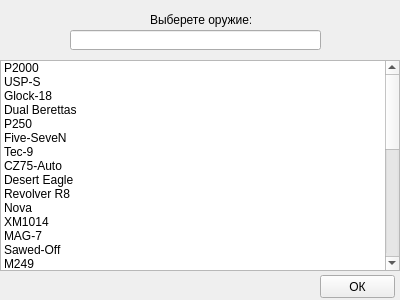
<?xml version="1.0" encoding="UTF-8"?>
<ui version="4.0">
 <class>Form</class>
 <widget class="QWidget" name="Form">
  <property name="geometry">
   <rect>
    <x>0</x>
    <y>0</y>
    <width>400</width>
    <height>300</height>
   </rect>
  </property>
  <property name="sizePolicy">
   <sizepolicy hsizetype="Fixed" vsizetype="Fixed">
    <horstretch>0</horstretch>
    <verstretch>0</verstretch>
   </sizepolicy>
  </property>
  <property name="minimumSize">
   <size>
    <width>400</width>
    <height>300</height>
   </size>
  </property>
  <property name="maximumSize">
   <size>
    <width>400</width>
    <height>300</height>
   </size>
  </property>
  <property name="windowTitle">
   <string>Выбор оружия</string>
  </property>
  <widget class="QListWidget" name="weapons_list">
   <property name="geometry">
    <rect>
     <x>0</x>
     <y>60</y>
     <width>400</width>
     <height>211</height>
    </rect>
   </property>
   <item>
    <property name="text">
     <string>P2000</string>
    </property>
    <property name="icon">
     <iconset>
      <normaloff>../icons/p2000.png</normaloff>../icons/p2000.png</iconset>
    </property>
   </item>
   <item>
    <property name="text">
     <string>USP-S</string>
    </property>
    <property name="icon">
     <iconset>
      <normaloff>../icons/USP-S.png</normaloff>../icons/USP-S.png</iconset>
    </property>
   </item>
   <item>
    <property name="text">
     <string>Glock-18</string>
    </property>
    <property name="icon">
     <iconset>
      <normaloff>../icons/Glock-18.png</normaloff>../icons/Glock-18.png</iconset>
    </property>
   </item>
   <item>
    <property name="text">
     <string>Dual Berettas</string>
    </property>
    <property name="icon">
     <iconset>
      <normaloff>../icons/Dual Berettas.png</normaloff>../icons/Dual Berettas.png</iconset>
    </property>
   </item>
   <item>
    <property name="text">
     <string>P250</string>
    </property>
    <property name="icon">
     <iconset>
      <normaloff>../icons/P250.png</normaloff>../icons/P250.png</iconset>
    </property>
   </item>
   <item>
    <property name="text">
     <string>Five-SeveN</string>
    </property>
    <property name="icon">
     <iconset>
      <normaloff>../icons/Five-SeveN.png</normaloff>../icons/Five-SeveN.png</iconset>
    </property>
   </item>
   <item>
    <property name="text">
     <string>Tec-9</string>
    </property>
    <property name="icon">
     <iconset>
      <normaloff>../icons/Tec-9.png</normaloff>../icons/Tec-9.png</iconset>
    </property>
   </item>
   <item>
    <property name="text">
     <string>CZ75-Auto</string>
    </property>
    <property name="icon">
     <iconset>
      <normaloff>../icons/CZ75-Auto.png</normaloff>../icons/CZ75-Auto.png</iconset>
    </property>
   </item>
   <item>
    <property name="text">
     <string>Desert Eagle</string>
    </property>
    <property name="icon">
     <iconset>
      <normaloff>../icons/Desert Eagle.png</normaloff>../icons/Desert Eagle.png</iconset>
    </property>
   </item>
   <item>
    <property name="text">
     <string>Revolver R8</string>
    </property>
    <property name="icon">
     <iconset>
      <normaloff>../icons/Revolver R8.png</normaloff>../icons/Revolver R8.png</iconset>
    </property>
   </item>
   <item>
    <property name="text">
     <string>Nova</string>
    </property>
    <property name="icon">
     <iconset>
      <normaloff>../icons/Nova.png</normaloff>../icons/Nova.png</iconset>
    </property>
   </item>
   <item>
    <property name="text">
     <string>XM1014</string>
    </property>
    <property name="icon">
     <iconset>
      <normaloff>../icons/XM1014.png</normaloff>../icons/XM1014.png</iconset>
    </property>
   </item>
   <item>
    <property name="text">
     <string>MAG-7</string>
    </property>
    <property name="icon">
     <iconset>
      <normaloff>../icons/MAG-7.png</normaloff>../icons/MAG-7.png</iconset>
    </property>
   </item>
   <item>
    <property name="text">
     <string>Sawed-Off</string>
    </property>
    <property name="icon">
     <iconset>
      <normaloff>../icons/Sawed-Off.png</normaloff>../icons/Sawed-Off.png</iconset>
    </property>
   </item>
   <item>
    <property name="text">
     <string>M249</string>
    </property>
    <property name="icon">
     <iconset>
      <normaloff>../icons/M249.png</normaloff>../icons/M249.png</iconset>
    </property>
   </item>
   <item>
    <property name="text">
     <string>Negev</string>
    </property>
    <property name="icon">
     <iconset>
      <normaloff>../icons/Negev.png</normaloff>../icons/Negev.png</iconset>
    </property>
   </item>
   <item>
    <property name="text">
     <string>MAC-10</string>
    </property>
    <property name="icon">
     <iconset>
      <normaloff>../icons/MAC-10.png</normaloff>../icons/MAC-10.png</iconset>
    </property>
   </item>
   <item>
    <property name="text">
     <string>MP9</string>
    </property>
    <property name="icon">
     <iconset>
      <normaloff>../icons/MP9.png</normaloff>../icons/MP9.png</iconset>
    </property>
   </item>
   <item>
    <property name="text">
     <string>MP7</string>
    </property>
    <property name="icon">
     <iconset>
      <normaloff>../icons/MP7.png</normaloff>../icons/MP7.png</iconset>
    </property>
   </item>
   <item>
    <property name="text">
     <string>MP5-SD</string>
    </property>
    <property name="icon">
     <iconset>
      <normaloff>../icons/MP5-SD.png</normaloff>../icons/MP5-SD.png</iconset>
    </property>
   </item>
   <item>
    <property name="text">
     <string>UMP-45</string>
    </property>
    <property name="icon">
     <iconset>
      <normaloff>../icons/UMP-45.png</normaloff>../icons/UMP-45.png</iconset>
    </property>
   </item>
   <item>
    <property name="text">
     <string>P90</string>
    </property>
    <property name="icon">
     <iconset>
      <normaloff>../icons/P90.png</normaloff>../icons/P90.png</iconset>
    </property>
   </item>
   <item>
    <property name="text">
     <string>PP-19 Bison</string>
    </property>
    <property name="icon">
     <iconset>
      <normaloff>../icons/PP-19 Bison.png</normaloff>../icons/PP-19 Bison.png</iconset>
    </property>
   </item>
   <item>
    <property name="text">
     <string>FAMAS</string>
    </property>
    <property name="icon">
     <iconset>
      <normaloff>../icons/FAMAS.png</normaloff>../icons/FAMAS.png</iconset>
    </property>
   </item>
   <item>
    <property name="text">
     <string>Automatic &quot;Galil&quot;</string>
    </property>
    <property name="icon">
     <iconset>
      <normaloff>../icons/Automatic Galil.png</normaloff>../icons/Automatic Galil.png</iconset>
    </property>
   </item>
   <item>
    <property name="text">
     <string>M4A1-S</string>
    </property>
    <property name="icon">
     <iconset>
      <normaloff>../icons/M4A1-S.png</normaloff>../icons/M4A1-S.png</iconset>
    </property>
   </item>
   <item>
    <property name="text">
     <string>AK-47</string>
    </property>
    <property name="icon">
     <iconset>
      <normaloff>../icons/AK-47.png</normaloff>../icons/AK-47.png</iconset>
    </property>
   </item>
   <item>
    <property name="text">
     <string>M4A4</string>
    </property>
    <property name="icon">
     <iconset>
      <normaloff>../icons/M4A4.png</normaloff>../icons/M4A4.png</iconset>
    </property>
   </item>
   <item>
    <property name="text">
     <string>AUG</string>
    </property>
    <property name="icon">
     <iconset>
      <normaloff>../icons/AUG.png</normaloff>../icons/AUG.png</iconset>
    </property>
   </item>
   <item>
    <property name="text">
     <string>SG 553</string>
    </property>
    <property name="icon">
     <iconset>
      <normaloff>../icons/SG 553.png</normaloff>../icons/SG 553.png</iconset>
    </property>
   </item>
   <item>
    <property name="text">
     <string>SSG 08</string>
    </property>
    <property name="icon">
     <iconset>
      <normaloff>../icons/SSG 08.png</normaloff>../icons/SSG 08.png</iconset>
    </property>
   </item>
   <item>
    <property name="text">
     <string>AWP</string>
    </property>
    <property name="icon">
     <iconset>
      <normaloff>../icons/AWP.png</normaloff>../icons/AWP.png</iconset>
    </property>
   </item>
   <item>
    <property name="text">
     <string>SCAR-20</string>
    </property>
    <property name="icon">
     <iconset>
      <normaloff>../icons/SCAR-20.png</normaloff>../icons/SCAR-20.png</iconset>
    </property>
   </item>
   <item>
    <property name="text">
     <string>G3SG1</string>
    </property>
    <property name="icon">
     <iconset>
      <normaloff>../icons/G3SG1.png</normaloff>../icons/G3SG1.png</iconset>
    </property>
   </item>
  </widget>
  <widget class="QLabel" name="label">
   <property name="geometry">
    <rect>
     <x>150</x>
     <y>10</y>
     <width>101</width>
     <height>20</height>
    </rect>
   </property>
   <property name="text">
    <string>Выберете оружие:</string>
   </property>
  </widget>
  <widget class="QLineEdit" name="choose_weapon">
   <property name="geometry">
    <rect>
     <x>70</x>
     <y>30</y>
     <width>251</width>
     <height>20</height>
    </rect>
   </property>
   <property name="readOnly">
    <bool>false</bool>
   </property>
  </widget>
  <widget class="QPushButton" name="ok_button">
   <property name="geometry">
    <rect>
     <x>320</x>
     <y>275</y>
     <width>75</width>
     <height>23</height>
    </rect>
   </property>
   <property name="text">
    <string>ОК</string>
   </property>
  </widget>
 </widget>
 <resources/>
 <connections/>
</ui>
